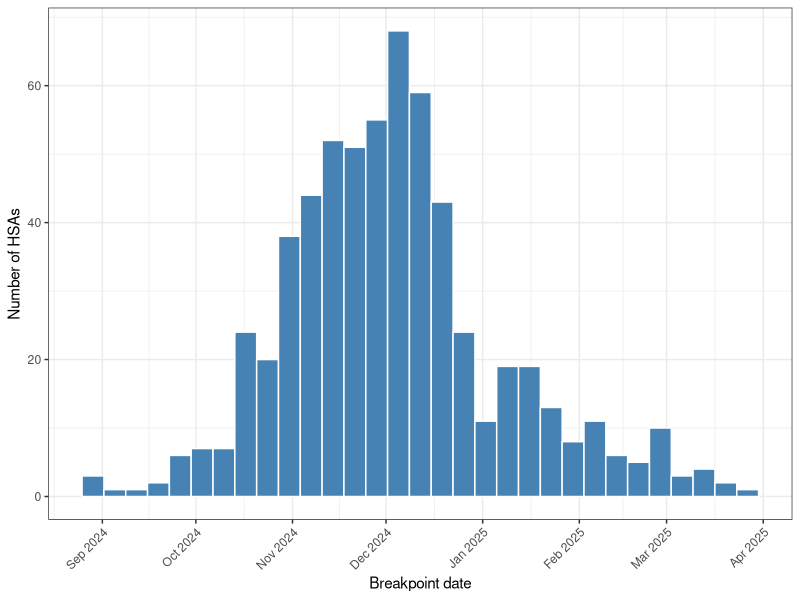

Here is the R script that generated this plot:
# visualization of breakpoints with histogram

library(ggplot2)
library(dplyr)

setwd("") # add directory

# start_date <-"2025-09-01"
# end_date <- "2026-03-01"

breakpoints <- read.csv("breakpoints_2024_2025_rsv.csv")
breakpoints <- breakpoints %>%
  filter(!is.na(breakpoint)) %>%
  mutate(breakpoint = as.Date(breakpoint, format = "%m/%d/%Y"))
  # filter(breakpoint >= as.Date(start_date) & breakpoint <= as.Date(end_date))

breakpoints <- breakpoints[order(breakpoints$breakpoint), ]

#--- to find earliest breakpoints ---
# breakpoints <- breakpoints[1:10,]
# breakpoints$hsa_nci_id

ggplot(breakpoints, aes(x = breakpoint)) +
  geom_histogram(binwidth = 7, fill = "steelblue", color = "white") +
  scale_x_date(date_labels = "%b %Y", date_breaks = "1 month") +
  labs(x = "Breakpoint date", y = "Number of HSAs") +
  theme_bw() +
  theme(axis.text.x = element_text(angle = 45, hjust = 1))

breakpoints$breakpoint <- format(breakpoints$breakpoint, "%m/%d/%Y")
write.csv(breakpoints, "breakpoints_covid.csv", row.names = FALSE)
